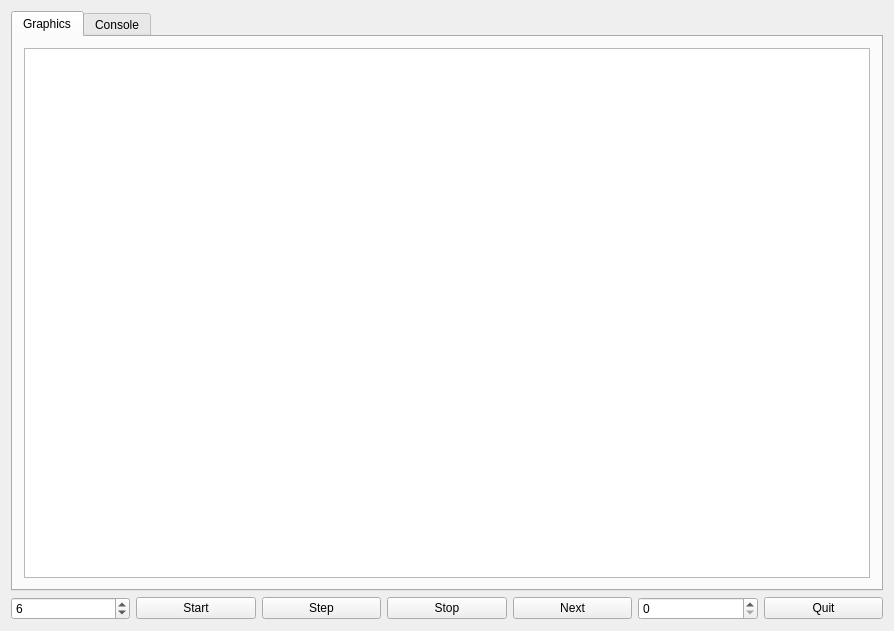
<?xml version="1.0" encoding="UTF-8"?>
<ui version="4.0">
 <class>Dialog</class>
 <widget class="QDialog" name="Dialog">
  <property name="geometry">
   <rect>
    <x>0</x>
    <y>0</y>
    <width>894</width>
    <height>631</height>
   </rect>
  </property>
  <property name="windowTitle">
   <string>Dialog</string>
  </property>
  <layout class="QVBoxLayout" name="verticalLayout">
   <item>
    <widget class="QTabWidget" name="tabWidget">
     <property name="currentIndex">
      <number>0</number>
     </property>
     <widget class="QWidget" name="tab">
      <attribute name="title">
       <string>Graphics</string>
      </attribute>
      <layout class="QGridLayout" name="gridLayout">
       <item row="0" column="0">
        <widget class="QGraphicsView" name="graphicsView"/>
       </item>
      </layout>
     </widget>
     <widget class="QWidget" name="tab_2">
      <attribute name="title">
       <string>Console</string>
      </attribute>
     </widget>
    </widget>
   </item>
   <item>
    <layout class="QHBoxLayout" name="horizontalLayout">
     <item>
      <widget class="QSpinBox" name="chessboardSize">
       <property name="toolTip">
        <string>&lt;html&gt;&lt;head/&gt;&lt;body&gt;&lt;p&gt;change the &amp;lt;b&amp;gt;dimension&amp;lt;/b&amp;gt; of the chessboard&lt;/p&gt;&lt;/body&gt;&lt;/html&gt;</string>
       </property>
       <property name="minimum">
        <number>4</number>
       </property>
       <property name="maximum">
        <number>20</number>
       </property>
       <property name="value">
        <number>6</number>
       </property>
      </widget>
     </item>
     <item>
      <widget class="QPushButton" name="Start">
       <property name="toolTip">
        <string>&lt;html&gt;&lt;head/&gt;&lt;body&gt;&lt;p&gt;run the solution&lt;/p&gt;&lt;/body&gt;&lt;/html&gt;</string>
       </property>
       <property name="text">
        <string>Start</string>
       </property>
       <property name="autoDefault">
        <bool>false</bool>
       </property>
      </widget>
     </item>
     <item>
      <widget class="QPushButton" name="Step">
       <property name="enabled">
        <bool>true</bool>
       </property>
       <property name="toolTip">
        <string>&lt;html&gt;&lt;head/&gt;&lt;body&gt;&lt;p&gt;Run a step of the solution&lt;/p&gt;&lt;/body&gt;&lt;/html&gt;</string>
       </property>
       <property name="text">
        <string>Step</string>
       </property>
       <property name="checkable">
        <bool>false</bool>
       </property>
       <property name="autoDefault">
        <bool>false</bool>
       </property>
      </widget>
     </item>
     <item>
      <widget class="QPushButton" name="Stop">
       <property name="text">
        <string>Stop</string>
       </property>
       <property name="autoDefault">
        <bool>false</bool>
       </property>
      </widget>
     </item>
     <item>
      <widget class="QPushButton" name="Next">
       <property name="text">
        <string>Next</string>
       </property>
       <property name="autoDefault">
        <bool>false</bool>
       </property>
      </widget>
     </item>
     <item>
      <widget class="QSpinBox" name="delayPaint">
       <property name="toolTip">
        <string>&lt;html&gt;&lt;head/&gt;&lt;body&gt;&lt;p&gt;set the &amp;lt;b&amp;gt;delay&amp;lt;/b&amp;gt; between successive cell visualization&lt;/p&gt;&lt;/body&gt;&lt;/html&gt;</string>
       </property>
      </widget>
     </item>
     <item>
      <widget class="QPushButton" name="Quit">
       <property name="text">
        <string>Quit</string>
       </property>
       <property name="autoDefault">
        <bool>false</bool>
       </property>
      </widget>
     </item>
    </layout>
   </item>
  </layout>
 </widget>
 <layoutdefault spacing="6" margin="11"/>
 <resources/>
 <connections/>
</ui>
